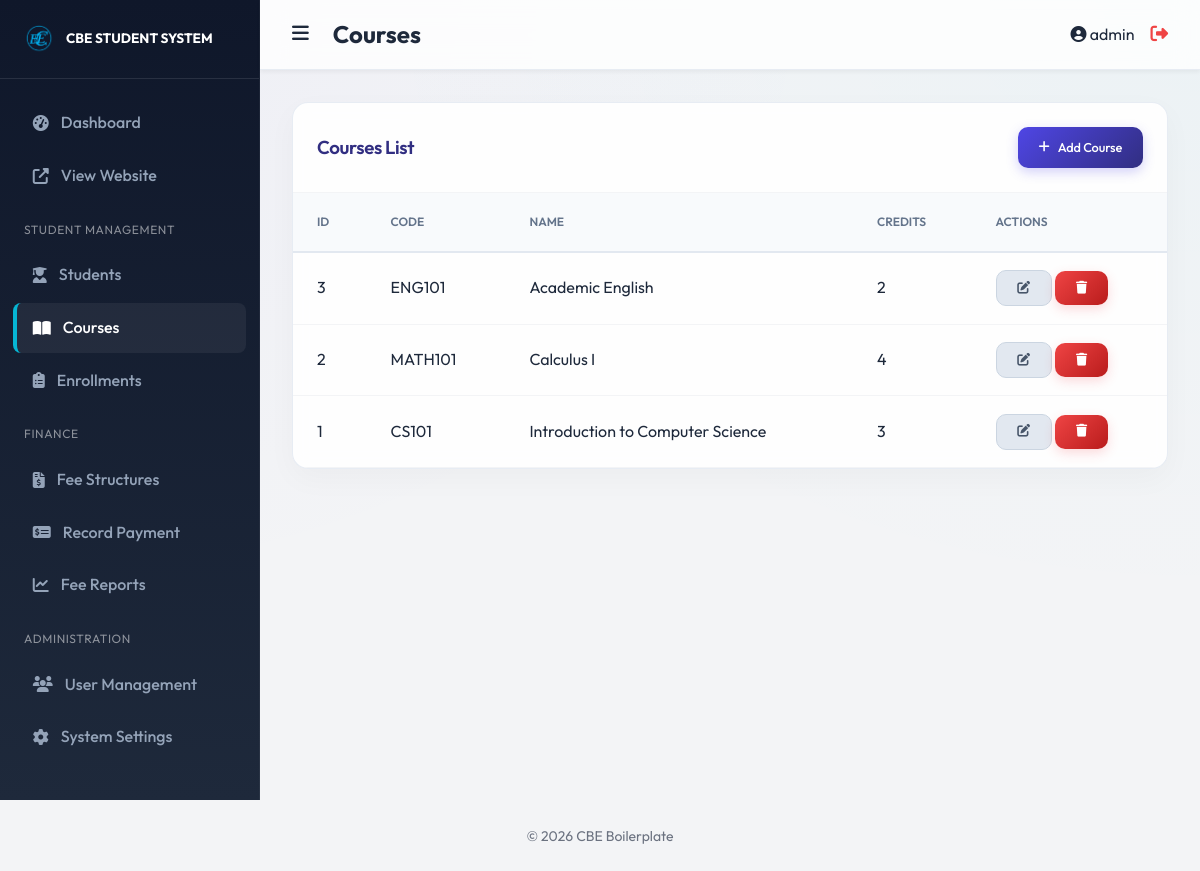
Screenshot of /modules/courses/list.php (signed in) with the database file from the repository.
### tables this page shows
CREATE TABLE `courses` (
  `id` int(11) NOT NULL AUTO_INCREMENT,
  `course_code` varchar(20) NOT NULL,
  `course_name` varchar(255) NOT NULL,
  `description` text DEFAULT NULL,
  `credits` int(11) DEFAULT 0,
  `created_at` timestamp NOT NULL DEFAULT current_timestamp(),
  PRIMARY KEY (`id`),
  UNIQUE KEY `course_code` (`course_code`)
);

### config/database.php (called while the page is built, shortened)
<?php
$host = 'localhost';
$db = 'school_db';
$user = 'root';
$pass = '';
$charset = 'utf8mb4';
$dsn = "mysql:host=$host;dbname=$db;charset=$charset";
$options = [
     PDO::ATTR_ERRMODE => PDO::ERRMODE_EXCEPTION,
     PDO::ATTR_DEFAULT_FETCH_MODE => PDO::FETCH_ASSOC,
     PDO::ATTR_EMULATE_PREPARES => false,
];
try {
     $pdo = new PDO($dsn, $user, $pass, $options);
} catch (\PDOException $e) {
     throw new \PDOException($e->getMessage(), (int) $e->getCode());
}
require_once __DIR__ . '/../includes/classes/Course.php';
$courseObj = new Course($pdo);

### includes/classes/Course.php (called while the page is built, shortened)
<?php
class Course {
    private $pdo;
    public function __construct($pdo) {
        $this->pdo = $pdo;
    }
    public function getAll() {
        $stmt = $this->pdo->query("SELECT * FROM courses ORDER BY course_name");
        return $stmt->fetchAll();
    }
}

### public/modules/courses/list.php (the view, shortened to what this page needs)
<?php
include __DIR__ . '/../../../includes/header.php';
$courses = $courseObj->getAll();
?>
<div class="card">
    <div class="card-header">
        <div style="display: flex; gap: 1rem; align-items: center; flex-wrap: wrap;">
            <h3>Courses List</h3>
        </div>
        <a href="add.php" class="btn btn-primary btn-sm" style="width: auto; margin-left: auto;"><i
                class="fas fa-plus"></i> Add Course</a>
    </div>
    <div class="table-responsive">
        <table>
            <thead>
                <tr>
                    <th>ID</th>
                    <th>Code</th>
                    <th>Name</th>
                    <th>Credits</th>
                    <th>Actions</th>
                </tr>
            </thead>
            <tbody>
                <?php foreach ($courses as $c): ?>
                    <tr>
                        <td><?php echo $c['id']; ?></td>
                        <td><?php echo htmlspecialchars($c['course_code']); ?></td>
                        <td><?php echo htmlspecialchars($c['course_name']); ?></td>
                        <td><?php echo $c['credits']; ?></td>
                        <td>
                            <a href="edit.php?id=<?php echo $c['id']; ?>" class="btn btn-secondary btn-sm"><i class="fas fa-edit"></i></a>
                            <form method="POST" style="display:inline;" onsubmit="return confirm('Delete this course?');">
                                <button type="submit" class="btn btn-danger btn-sm"><i class="fas fa-trash"></i></button>
                            </form>
                        </td>
                    </tr>
                <?php endforeach; ?>
            </tbody>
        </table>
    </div>
</div>
<?php include __DIR__ . '/../../../includes/footer.php'; ?>

### public/assets/css/main.css (style rules this page uses)
* { box-sizing: border-box; margin: 0; padding: 0; }
body { font-family: var(--font_family); background-color: var(--background); color: var(--text); line-height: 1.6; }
a { text-decoration: none; color: inherit; }
.btn { display: inline-block; padding: 0.75rem 1.5rem; border-radius: 6px; border: none; cursor: pointer; font-weight: 600; transition: all 0.3s ease; }
.btn-primary { background-color: var(--primary); color: white; width: 100%; }
.card { background: white; border-radius: 12px; box-shadow: 0 4px 6px rgba(0, 0, 0, 0.02); overflow: hidden; }
.card-header { padding: 1.5rem; border-bottom: 1px solid #f3f4f6; display: flex; justify-content: space-between; align-items: center; }
.table-responsive { overflow-x: auto; }
table { width: 100%; border-collapse: collapse; }
th { text-align: left; padding: 1rem 1.5rem; background: #f9fafb; font-size: 0.75rem; text-transform: uppercase; color: #6b7280; }
td { padding: 1rem 1.5rem; border-bottom: 1px solid #f3f4f6; }
.btn-sm { padding: 0.4rem 0.8rem; font-size: 0.8rem; }
.btn-secondary { background-color: #6b7280; color: white; }
.btn-danger { background-color: #ef4444; color: white; }
html { scroll-behavior: smooth; }
:root { --glass-bg: rgba(255, 255, 255, 0.7); --glass-border: rgba(255, 255, 255, 0.4); --glass-shadow: 0 8px 32px 0 rgba(31, 38, 135, 0.07); }
.card, .stat-card { border: none; border-radius: 16px; box-shadow: 0 4px 20px rgba(0,0,0,0.05); transition: transform 0.2s, box-shadow 0.2s; }
table th { background: #f8fafc; border-bottom: 2px solid #e2e8f0; color: #475569; }
body { background-image: radial-gradient(at 0% 0%, rgba(79, 70, 229, 0.03) 0px, transparent 50%), radial-gradient(at 100% 0%, rgba(6, 182, 212, 0.03) 0px, transparent 50%); background-attachment: fixed; }
.card { background: rgba(255, 255, 255, 0.9); border: 1px solid rgba(226, 232, 240, 0.8); backdrop-filter: blur(8px); box-shadow: 0 10px 30px rgba(0, 0, 0, 0.03); margin-bottom: 2rem; }
.card-header h3 { font-weight: 600; letter-spacing: -0.02em; color: var(--secondary); }
table th { font-weight: 600; color: #64748b; border-bottom: 2px solid #e2e8f0; padding: 1.2rem 1.5rem !important; }
table td { padding: 1.1rem 1.5rem !important; vertical-align: middle; }
table tr { transition: background-color 0.2s ease; }
.btn { border-radius: 10px; display: inline-flex; align-items: center; justify-content: center; gap: 0.5rem; font-weight: 500; letter-spacing: -0.01em; padding: 0.65rem 1.3rem; }
.btn-primary { background: linear-gradient(135deg, var(--primary) 0%, var(--secondary) 100%) !important; color: white; box-shadow: 0 4px 12px rgba(79, 70, 229, 0.25); }
.btn-secondary { background: #e2e8f0 !important; color: #475569 !important; border: 1.5px solid #cbd5e1; }
.btn-danger { background: linear-gradient(135deg, #ef4444 0%, #b91c1c 100%) !important; box-shadow: 0 4px 12px rgba(239, 68, 68, 0.2); }

### rows the page displays
courses: id "3", course_code "ENG101", course_name "Academic English", credits "2"
courses: id "2", course_code "MATH101", course_name "Calculus I", credits "4"
courses: id "1", course_code "CS101", course_name "Introduction to Computer Science", credits "3"

### other values shown
get_setting('system_name', 'CBE SYSTEM') "CBE STUDENT SYSTEM"
$page_title "Courses"
$_SESSION['username'] "admin"
get_setting('footer_text', '© 2026 CBE Boilerplate') "© 2026 CBE Boilerplate"
